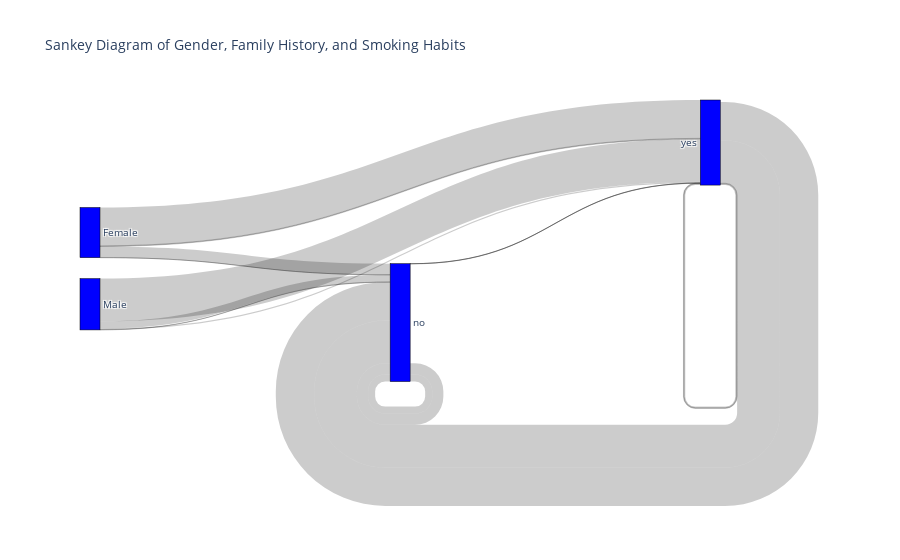

Notebook code cell kept with this figure:
### Code cell
import pandas as pd
import plotly.graph_objects as go

# Example dataset

# Load the dataset from a CSV file
df = pd.read_csv(r"E:\UoB\Semester 1\DAPM\Assignments\Assignment 2\Final Dataset CSV\Descriptive Statistics.csv")

# Create count for combinations
counts = df.groupby(["Gender", "family_history", "Smoker"]).size().reset_index(name="count")

# Map categories to indices
categories = list(df["Gender"].unique()) + list(df["family_history"].unique()) + list(df["Smoker"].unique())
category_to_index = {category: idx for idx, category in enumerate(categories)}

# Define the links
sources = counts["Gender"].map(category_to_index)
targets_family = counts["family_history"].map(category_to_index)
targets_smoker = counts["Smoker"].map(category_to_index)

# Source to intermediate (family history)
source = list(sources)
target = list(targets_family)
value = list(counts["count"])

# Intermediate (family history) to target (smoker)
source += list(targets_family)
target += list(targets_smoker)
value += list(counts["count"])

# Create Sankey diagram
fig = go.Figure(go.Sankey(
    node=dict(
        pad=15,
        thickness=20,
        line=dict(color="black", width=0.5),
        label=categories,
        color="blue"
    ),
    link=dict(
        source=source,
        target=target,
        value=value
    )
))

fig.update_layout(title_text="Sankey Diagram of Gender, Family History, and Smoking Habits", font_size=10)
fig.show()

### Figure 1 — Plotly figure (JSON) as saved in the notebook; plotly's stock layout.template omitted (floating-point values rounded to 4 significant figures)
{"data": [{"link": {"source": [0, 0, 0, 0, 1, 1, 1, 1, 4, 4, 5, 5, 4, 4, 5, 5], "target": [4, 4, 5, 5, 4, 4, 5, 5, 4, 5, 4, 5, 4, 5, 4, 5], "value": [231, 1, 797, 14, 148, 5, 890, 24, 231, 1, 797, 14, 148, 5, 890, 24]}, "node": {"color": "blue", "label": ["Female", "Male", "yes", "no", "no", "yes"], "line": {"color": "black", "width": 0.5}, "pad": 15, "thickness": 20}, "type": "sankey"}], "layout": {"font": {"size": 10}, "title": {"text": "Sankey Diagram of Gender, Family History, and Smoking Habits"}}}
